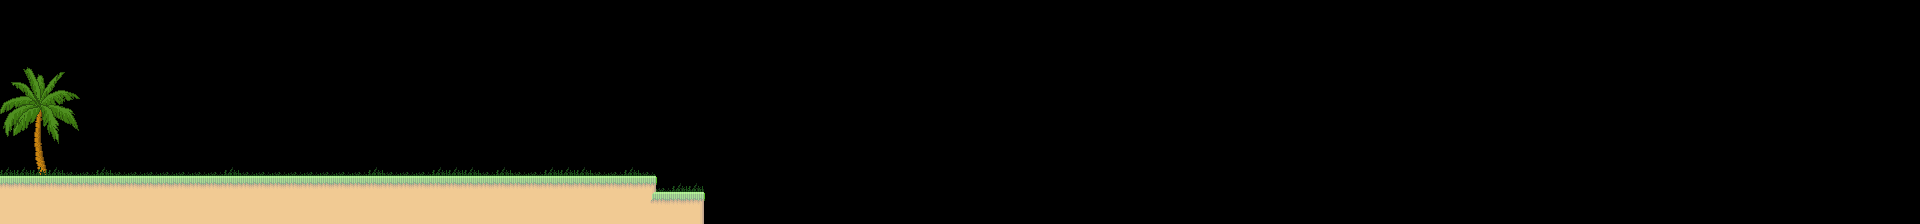

Tiled map render using the project's own tile images. Description and the map definition, with tile-layer contents summarised, below:
An orthogonal 120x14 tile map with 16x16 px tiles, 12 tile layers (Back1, Back2, Back3, Grass, ...), 3 tilesets and 4 objects (ufo, path1).

<map version="1.2" tiledversion="1.3.4" orientation="orthogonal" renderorder="right-down" width="120" height="14" tilewidth="16" tileheight="16" infinite="0" nextlayerid="20" nextobjectid="224">
 <editorsettings>
  <export format="tmx" />
 </editorsettings>
 <properties>
  <property name="background_back" value="bg1_back" />
  <property name="background_front" value="bg1_front" />
 </properties>
 <tileset firstgid="1" name="blocks" tilewidth="16" tileheight="16" tilecount="16" columns="4">
  <image source="../blocks.png" width="64" height="64" />
  <tile id="0">
   <properties>
    <property name="block" value="" />
   </properties>
  </tile>
  <tile id="1">
   <properties>
    <property name="top_block" value="" />
   </properties>
  </tile>
  <tile id="2">
   <properties>
    <property name="slider" value="" />
   </properties>
  </tile>
  <tile id="3">
   <properties>
    <property name="top_slider" value="" />
   </properties>
  </tile>
  <tile id="4">
   <properties>
    <property name="water" value="" />
   </properties>
  </tile>
  <tile id="5">
   <properties>
    <property name="spike" value="" />
   </properties>
  </tile>
  <tile id="6">
   <properties>
    <property name="poison" value="" />
   </properties>
  </tile>
  <tile id="7">
   <properties>
    <property name="death" value="" />
   </properties>
  </tile>
  <tile id="8">
   <properties>
    <property name="block" value="" />
    <property name="climb" value="" />
   </properties>
  </tile>
 </tileset>
 <tileset firstgid="17" name="tileset" tilewidth="16" tileheight="16" spacing="2" margin="1" tilecount="784" columns="28">
  <image source="../tileset1.png" width="512" height="512" />
  <tile id="169">
   <animation>
    <frame tileid="169" duration="100" />
    <frame tileid="170" duration="100" />
    <frame tileid="171" duration="100" />
    <frame tileid="172" duration="100" />
    <frame tileid="173" duration="100" />
   </animation>
  </tile>
 </tileset>
 <tileset firstgid="801" name="objects" tilewidth="92" tileheight="49" tilecount="29" columns="0">
  <grid orientation="orthogonal" width="32" height="32" />
  <tile id="0">
   <properties>
    <property name="type" value="player" />
   </properties>
   <image width="32" height="32" source="../objects/player.png" />
  </tile>
  <tile id="1">
   <properties>
    <property name="direction" value="left" />
    <property name="group" value="" />
    <property name="speed" type="float" value="28" />
    <property name="type" value="crab" />
    <property name="watch_edge" type="bool" value="true" />
   </properties>
   <image width="32" height="17" source="../objects/crab.png" />
  </tile>
  <tile id="2">
   <properties>
    <property name="active" value="false" />
    <property name="gravity" type="float" value="-700" />
    <property name="group" value="" />
    <property name="start_speed" type="float" value="420" />
    <property name="type" value="piranha" />
    <property name="wait" type="float" value="1" />
   </properties>
   <image width="22" height="30" source="../objects/piranha.png" />
  </tile>
  <tile id="3">
   <properties>
    <property name="active" value="false" />
    <property name="group" value="" />
    <property name="move_type" value="fc" />
    <property name="path" value="" />
    <property name="slowing" type="bool" value="true" />
    <property name="speed" type="float" value="60" />
    <property name="start_index" type="int" value="0" />
    <property name="type" value="watermine" />
    <property name="wait_time" type="float" value="0" />
   </properties>
   <image width="32" height="32" source="../objects/watermine.png" />
  </tile>
  <tile id="4">
   <properties>
    <property name="item" value="" />
    <property name="type" value="box" />
   </properties>
   <image width="16" height="16" source="../objects/box.png" />
  </tile>
  <tile id="5">
   <properties>
    <property name="type" value="floppy" />
   </properties>
   <image width="16" height="16" source="../objects/floppy.png" />
  </tile>
  <tile id="6">
   <properties>
    <property name="type" value="lollipop" />
   </properties>
   <image width="16" height="16" source="../objects/lollipop.png" />
  </tile>
  <tile id="7">
   <properties>
    <property name="type" value="tequila" />
   </properties>
   <image width="16" height="16" source="../objects/tequila.png" />
  </tile>
  <tile id="8">
   <properties>
    <property name="active" value="false" />
    <property name="group" value="" />
    <property name="move_type" value="fc" />
    <property name="offset" type="int" value="1" />
    <property name="path" value="" />
    <property name="slowing" type="bool" value="true" />
    <property name="speed" type="float" value="0" />
    <property name="sprite" value="platform1" />
    <property name="start_index" type="int" value="0" />
    <property name="type" value="platform" />
    <property name="wait_time" type="float" value="0" />
   </properties>
   <image width="31" height="8" source="../objects/platform1.png" />
  </tile>
  <tile id="9">
   <properties>
    <property name="delay" type="float" value="0.33" />
    <property name="distance" type="float" value="64" />
    <property name="group" value="" />
    <property name="type" value="coconut" />
   </properties>
   <image width="12" height="17" source="../objects/coconut.png" />
  </tile>
  <tile id="10">
   <properties>
    <property name="type" value="spike" />
   </properties>
   <image width="16" height="12" source="../objects/spike.png" />
  </tile>
  <tile id="11">
   <properties>
    <property name="type" value="falling_platform" />
   </properties>
   <image width="16" height="8" source="../objects/falling_floor1.png" />
  </tile>
  <tile id="12">
   <properties>
    <property name="active" value="false" />
    <property name="direction" value="left" />
    <property name="group" value="" />
    <property name="speed" type="float" value="20" />
    <property name="type" value="hedgehog" />
    <property name="watch_edge" type="bool" value="true" />
   </properties>
   <image width="25" height="14" source="../objects/hedgehog.png" />
  </tile>
  <tile id="13">
   <properties>
    <property name="type" value="dplatform" />
   </properties>
   <image width="16" height="16" source="../objects/dplatform.png" />
  </tile>
  <tile id="14">
   <properties>
    <property name="active" value="false" />
    <property name="direction" value="left" />
    <property name="forward_speed" type="float" value="100" />
    <property name="group" value="" />
    <property name="jump_speed" type="float" value="200" />
    <property name="type" value="frog" />
    <property name="wait" type="float" value="0.6" />
   </properties>
   <image width="22" height="15" source="../objects/frog.png" />
  </tile>
  <tile id="15">
   <properties>
    <property name="type" value="tram" />
   </properties>
   <image width="24" height="17" source="../objects/tram.png" />
  </tile>
  <tile id="17">
   <properties>
    <property name="jump_speed" type="float" value="600" />
    <property name="type" value="springboard" />
   </properties>
   <image width="20" height="13" source="../objects/springboard.png" />
  </tile>
  <tile id="18">
   <properties>
    <property name="active" value="false" />
    <property name="move_type" value="fc" />
    <property name="path" value="" />
    <property name="slowing" type="bool" value="true" />
    <property name="speed" type="float" value="60" />
    <property name="sprite" value="movable1" />
    <property name="start" type="bool" value="false" />
    <property name="start_index" type="int" value="0" />
    <property name="type" value="movable" />
    <property name="wait_time" type="float" value="0" />
   </properties>
   <image width="49" height="16" source="../objects/movable1.png" />
  </tile>
  <tile id="19">
   <properties>
    <property name="inverse" type="bool" value="false" />
    <property name="names" value="" />
    <property name="repeat_time" type="float" value="0" />
    <property name="type" value="button" />
   </properties>
   <image width="16" height="5" source="../objects/button1.png" />
  </tile>
  <tile id="20">
   <properties>
    <property name="type" value="oxygen" />
   </properties>
   <image width="32" height="32" source="../objects/oxygen.png" />
  </tile>
  <tile id="21">
   <properties>
    <property name="left" type="bool" value="false" />
    <property name="type" value="exit" />
   </properties>
   <image width="16" height="16" source="../objects/exit.png" />
  </tile>
  <tile id="22">
   <properties>
    <property name="cutscene" type="bool" value="false" />
    <property name="once" type="bool" value="false" />
    <property name="path" value="" />
    <property name="type" value="action" />
   </properties>
   <image width="16" height="16" source="../objects/action.png" />
  </tile>
  <tile id="23">
   <properties>
    <property name="names" value="" />
    <property name="type" value="kill_switch" />
   </properties>
   <image width="16" height="16" source="../objects/kill_switch.png" />
  </tile>
  <tile id="24">
   <properties>
    <property name="bottom" value="" />
    <property name="fade" type="bool" value="false" />
    <property name="left" value="" />
    <property name="right" value="" />
    <property name="top" value="" />
    <property name="type" value="camera_limit_trigger" />
   </properties>
   <image width="16" height="16" source="../objects/camera_limit_trigger.png" />
  </tile>
  <tile id="25">
   <properties>
    <property name="type" value="revive" />
   </properties>
   <image width="16" height="16" source="../objects/revive.png" />
  </tile>
  <tile id="26">
   <properties>
    <property name="type" value="target" />
   </properties>
   <image width="16" height="16" source="../objects/target.png" />
  </tile>
  <tile id="27">
   <properties>
    <property name="active" value="false" />
    <property name="direction" value="left" />
    <property name="group" value="" />
    <property name="move_type" value="fc" />
    <property name="path" value="" />
    <property name="slowing" type="bool" value="true" />
    <property name="speed" type="float" value="60" />
    <property name="start_index" type="int" value="0" />
    <property name="type" value="purple_piranha" />
    <property name="wait_time" type="float" value="0" />
   </properties>
   <image width="32" height="32" source="../objects/purple_piranha.png" />
  </tile>
  <tile id="28">
   <properties>
    <property name="active" value="false" />
    <property name="move_type" value="fc" />
    <property name="path" value="" />
    <property name="slowing" type="bool" value="true" />
    <property name="speed" type="float" value="60" />
    <property name="sprite" value="movable1_vertical" />
    <property name="start" type="bool" value="false" />
    <property name="start_index" type="int" value="0" />
    <property name="type" value="movable" />
    <property name="wait_time" type="float" value="0" />
   </properties>
   <image width="17" height="49" source="../objects/movable1_vertical.png" />
  </tile>
  <tile id="1000">
   <properties>
    <property name="active" value="false" />
    <property name="move_type" value="fc" />
    <property name="path" value="" />
    <property name="slowing" type="bool" value="true" />
    <property name="speed" type="float" value="60" />
    <property name="sprite" value="ufo" />
    <property name="start" type="bool" value="false" />
    <property name="start_index" type="int" value="0" />
    <property name="type" value="ufo" />
    <property name="wait_time" type="float" value="0" />
   </properties>
   <image width="92" height="34" source="../objects/ufo.png" />
  </tile>
 </tileset>
 <layer id="2" name="Back1" width="120" height="14">
  <data>[1680 cells, 0 non-empty, 0 distinct tile ids]</data>
 </layer>
 <layer id="12" name="Back2" width="120" height="14">
  <data>[1680 cells, 5 non-empty, 5 distinct tile ids]</data>
 </layer>
 <layer id="19" name="Back3" width="120" height="14">
  <data>[1680 cells, 0 non-empty, 0 distinct tile ids]</data>
 </layer>
 <layer id="13" name="Grass" width="120" height="14">
  <data>[1680 cells, 44 non-empty, 2 distinct tile ids]</data>
 </layer>
 <objectgroup id="4" name="Objects">
  <properties>
   <property name="neighbour" value="right" />
   <property name="speed" type="float" value="3" />
  </properties>
  <object id="215" name="ufo" gid="1801" x="336" y="160" width="92" height="34">
   <properties>
    <property name="move_type" value="fstep" />
    <property name="path" value="path1" />
    <property name="speed" type="float" value="120" />
    <property name="start" type="bool" value="false" />
   </properties>
  </object>
  <object id="217" gid="801" x="0" y="176" width="32" height="32" />
  <object id="219" gid="823" x="128" y="176" width="16" height="112">
   <properties>
    <property name="cutscene" type="bool" value="true" />
    <property name="once" type="bool" value="true" />
    <property name="path" value="data/scripts/cutscenes/ufo_test.json" />
   </properties>
  </object>
  <object id="223" name="path1" x="212.414" y="160">
   <polyline points="123.586,0 -52.4138,0 491.586,0" />
  </object>
 </objectgroup>
 <layer id="6" name="Ground" width="120" height="14">
  <data>[1680 cells, 131 non-empty, 6 distinct tile ids]</data>
 </layer>
 <layer id="10" name="Water" width="120" height="14">
  <data>[1680 cells, 0 non-empty, 0 distinct tile ids]</data>
 </layer>
 <layer id="5" name="Secret" width="120" height="14">
  <properties>
   <property name="secret" value="" />
  </properties>
  <data>[1680 cells, 0 non-empty, 0 distinct tile ids]</data>
 </layer>
 <layer id="11" name="Front1" width="120" height="14">
  <data>[1680 cells, 0 non-empty, 0 distinct tile ids]</data>
 </layer>
 <layer id="7" name="Front2" width="120" height="14">
  <data>[1680 cells, 0 non-empty, 0 distinct tile ids]</data>
 </layer>
 <layer id="3" name="Front3" width="120" height="14">
  <data>[1680 cells, 25 non-empty, 25 distinct tile ids]</data>
 </layer>
 <layer id="14" name="Manual Blocks" width="120" height="14">
  <properties>
   <property name="block" value="" />
  </properties>
  <data>[1680 cells, 0 non-empty, 0 distinct tile ids]</data>
 </layer>
 <layer id="8" name="Blocks" width="120" height="14">
  <properties>
   <property name="block" value="" />
  </properties>
  <data>[1680 cells, 129 non-empty, 1 distinct tile ids]</data>
 </layer>
</map>
